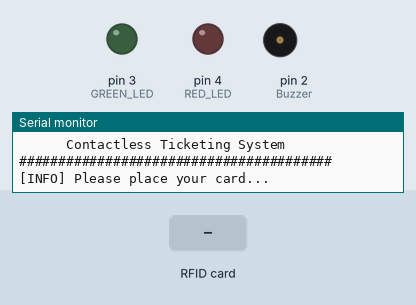
Recording of a sketch running on a simulated Arduino Uno, built with avr-gcc and run on an emulated ATmega328P. Shown: output pins drawn as LEDs (lit = HIGH), buzzer (waves = sounding), the last lines printed to the serial monitor. Inputs (shaded band) come from the test bench. Pins used as bus, display or sensor lines are not drawn.

Above: at 1.3 s.
1.4 s: RFID card 33 59 95 3D held to the reader
At 1.5 s:
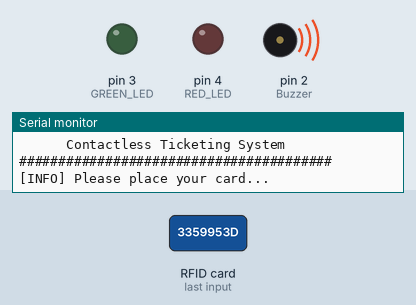
At 2.1 s:
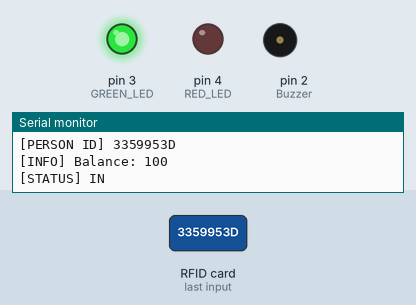
3.1 s: RFID card 5E 7A 19 C4 held to the reader
At 3.51 s:
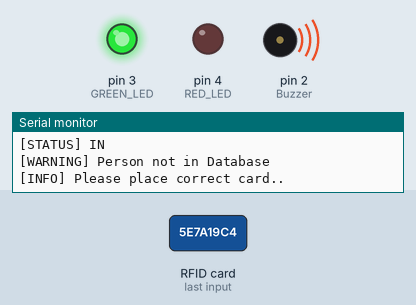
Timing chart, 0 to 6.1 s (numbered marks = the images above; inputs shaded):
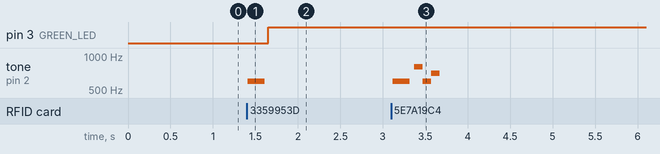

Measured:
- after the input at 1.4 s, pin 3 (GREEN_LED): LOW → HIGH after 0.25 s; tone on pin 2 (Buzzer): silent → 600 Hz at once, → silent 0.20 s later
- after the input at 3.1 s, tone on pin 2 (Buzzer): plays 600 Hz for 0.20 s, 800 Hz for 0.10 s, 600 Hz for 0.10 s, 700 Hz for 0.10 s, starting at once

The sketch:

rfid_ticket_system.ino
```cpp
//A Simple Contactless Ticketing System using RFID module

#include<SPI.h>
#include<MFRC522.h>
#define SS_PIN 10
#define RST_PIN 9
#define Buzzer 2
#define GREEN_LED 3
#define RED_LED 4

// init RFID
MFRC522 rfid(SS_PIN,RST_PIN);

// change the following to your needs
int BALANCE = 100;
int STOP_PRICE = 10;

// RFID tag as persons
String PERSON_1_CARD = "3359953D";
String PERSON_2_CARD = "47A85C6";

// in and out status flag
byte status_in = 0;
byte status_out = 0;

void setup() {
  Serial.begin(9600);
  Serial.println("\n########################################");
  Serial.println("      Contactless Ticketing System        ");
  Serial.println("########################################\n");
  Serial.println("[INFO] Please place your card...");
  SPI.begin();
  rfid.PCD_Init();
  pinMode(GREEN_LED,OUTPUT);
  pinMode(RED_LED,OUTPUT);
  pinMode(Buzzer,OUTPUT);
}

void loop() {
// check RFID tag status
if(!rfid.PICC_IsNewCardPresent())
  return;
if(!rfid.PICC_ReadCardSerial())
  return;

tone(Buzzer,600);
delay(200);
noTone(Buzzer);

//get tag ID
//Serial.println("NUID tag is: ");
String ID = "";
for(byte i = 0; i < rfid.uid.size; i++){
    //Serial.print(rfid.uid.uidByte[i]<0*10?"0":"");
    //Serial.print(rfid.uid.uidByte[i],HEX);
    ID.concat(String(rfid.uid.uidByte[i]<0*10?"0":""));
    ID.concat(String(rfid.uid.uidByte[i],HEX));
    delay(10);
  }
Serial.println("\n");
ID.toUpperCase();

String current_card = ID.substring(0);

// check for tag ID in database and is not in.
if(current_card == PERSON_1_CARD && status_in == 0)
{
  if(BALANCE>0){
    digitalWrite(GREEN_LED,HIGH);
    status_in=1;

    Serial.println("[MESSAGE] Welcome");
    Serial.print("[PERSON ID] ");
    Serial.println(PERSON_1_CARD);
    Serial.print("[INFO] Balance: ");
    Serial.println(BALANCE);
    Serial.println("[STATUS] IN");
    Serial.println();
    delay(1000);
 }
  else{
    digitalWrite(RED_LED,HIGH);
    Serial.print("[PERSON ID] ");
    Serial.println(PERSON_1_CARD);
    Serial.println("[WARNING] No Balance");
    tone(Buzzer,800);delay(100);
    tone(Buzzer,600);delay(300);
    noTone(Buzzer);
    digitalWrite(RED_LED,LOW);
    delay(300);
  }
}
// deduct amount at end.
else if(current_card == PERSON_1_CARD && status_in == 1)
{
  digitalWrite(GREEN_LED,LOW);
  status_in=0;
  BALANCE = BALANCE - STOP_PRICE;

  Serial.println("[MESSAGE] Thank you for travelling with us.");
  Serial.print("[PERSON ID] ");
  Serial.println(PERSON_1_CARD);
  Serial.print("[INFO] Deducted amount: ");
  Serial.println(STOP_PRICE);
  Serial.print("[INFO] Balance: ");
  Serial.println(BALANCE);
  Serial.println("[STATUS] OUT\n");
  delay(300);
}


else{
Serial.println("[WARNING] Person not in Database\n");
Serial.println("[INFO] Please place correct card..");
tone(Buzzer,800);delay(100);
tone(Buzzer,600);delay(100);
tone(Buzzer,700);delay(100);
noTone(Buzzer);
delay(1000);
}
}
```
